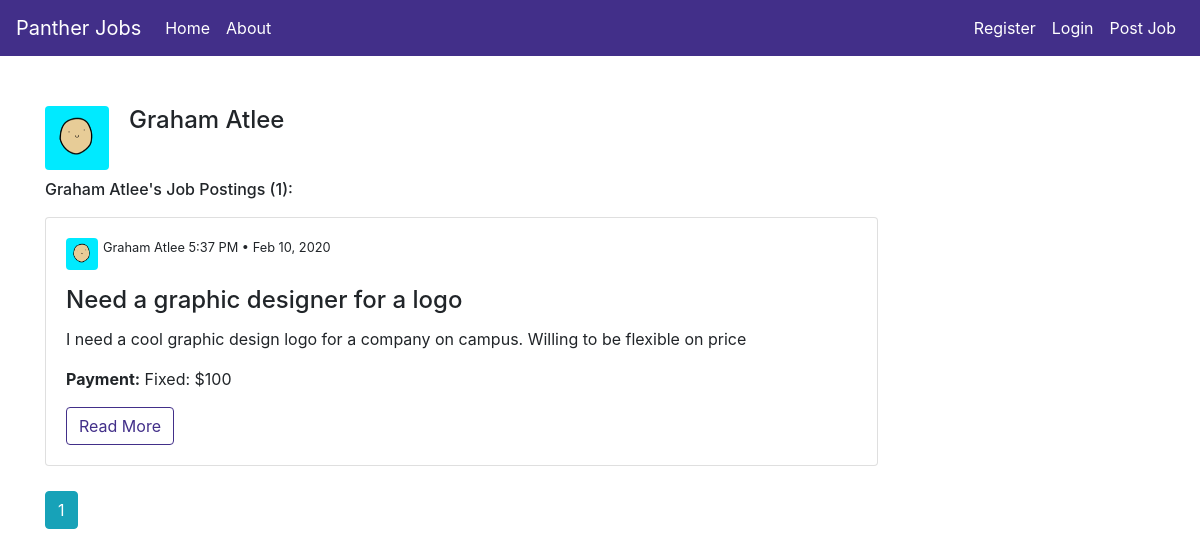
The app's page /user/Graham Atlee with its own data.
### pantherjobs/models.py (models this page shows, shortened)
class User(db.Model, UserMixin):
    id = db.Column(db.Integer, primary_key=True, autoincrement=True)
    fullname = db.Column(db.String(40), unique=True, nullable=False)
    email = db.Column(db.String(120), unique=True, nullable=False)
    image_file = db.Column(db.String(20), nullable=False, default='default.jpg')
    password = db.Column(db.String(60), nullable=False)
    posts = db.relationship('Post', backref='author', lazy=True)

class Post(db.Model):
    id = db.Column(db.Integer, primary_key=True, autoincrement=True)
    title = db.Column(db.String(100), nullable=False)
    date_posted = db.Column(db.DateTime, nullable=False, default=datetime.utcnow)
    content = db.Column(db.Text, nullable=False)
    job_timeframe = db.Column(db.Text, nullable=False)
    payment = db.Column(db.Text, nullable=False)
    email = db.Column(db.String(120), nullable=False)
    phone = db.Column(db.Text, nullable=True)
    user_id = db.Column(db.Integer, db.ForeignKey('user.id'), nullable=False)

### pantherjobs/routes.py (the view)
@app.route('/user/<string:fullname>')
def user_posts(fullname):
    page = request.args.get('page', 1, type=int)
    user = User.query.filter_by(fullname=fullname).first_or_404()
    posts = Post.query.filter_by(author=user)\
        .order_by(Post.date_posted.desc())\
        .paginate(page=page, per_page=5)
    return render_template('user_posts.html', posts=posts, user=user)

### pantherjobs/templates/user_posts.html
 {% extends "layout.html"%}
 {% block content %}
    <div class="media" style="padding-bottom: 10px;">
        <img src="{{ url_for('static', filename='/profile_pics/' + user.image_file ) }}" class="rounded" alt="..."
            width="64" height="64">
        <div class="media-body" id="user-info">
        <h4 class="mt-0">{{ user.fullname }}</h4>
        </div>
    </div>
    <h6 style="padding-bottom: 10px;">
        {{ user.fullname }}'s Job Postings ({{ posts.total }}):
    </h6>
     {% for post in posts.items %}
         <div id="post-card" class="card w-75">
             <div class="card-body">
             <div class="d-flex flex-row bd-highlight mb-3">
                 <img src="{{ url_for('static', filename='/profile_pics/' + post.author.image_file ) }}" alt=""
                 class="rounded" height="32" width="32">
                 <small class="card-text" style="padding-left: 5px;">{{ post.author['fullname'] }}
                 {{ post.date_posted.strftime('%-I:%-M %p • %b %-d, %Y') }}</small>
             </div>
             <h4 class="card-title">{{ post.title }}</h4>
             <p class="card-text">{{ post.content }}</p>
             <p class="card-text"><b>Payment:</b> {{ post.payment }}</p>
             <a id="read-more" href="{{ url_for('post', post_id=post.id) }}" class="btn btn-outline-primary">Read More</a>
             </div>
         </div>
     {% endfor %}
     {% for page_num in posts.iter_pages(left_edge=1, right_edge=1, left_current=1, right_current=2) %}
     {% if page_num %}
       {% if posts.page == page_num %}
         <a class="btn btn-info mb-4" href="{{ url_for('user_posts', fullname=user.fullname, page=page_num) }}">{{ page_num }}</a>
       {% else %}
         <a class="btn btn-outline-info mb-4" href="{{ url_for('user_posts',fullname=user.fullname, page=page_num) }}">{{ page_num }}</a>
       {% endif %}
     {% else %}
       ...
     {% endif %}
   {% endfor %}
 {% endblock content %}

### pantherjobs/static/main.css (style rules this page uses)
#post-card { margin-bottom: 25px; }
#read-more { border-color: #422f89; color: #422f89; }
#user-info { padding-left: 20px; }

### records on screen
User: image_file (picture), fullname "Graham Atlee"
Post: image_file (picture), author.fullname "Graham Atlee", date_posted "5:37 PM • Feb 10, 2020", title "Need a graphic designer for a logo", content "I need a cool graphic design logo for a company on campus. Willing to be flexible on price", payment "Fixed: $100"

### other values on screen
{{ posts.total }} "1"
{{ page_num }} "1"
